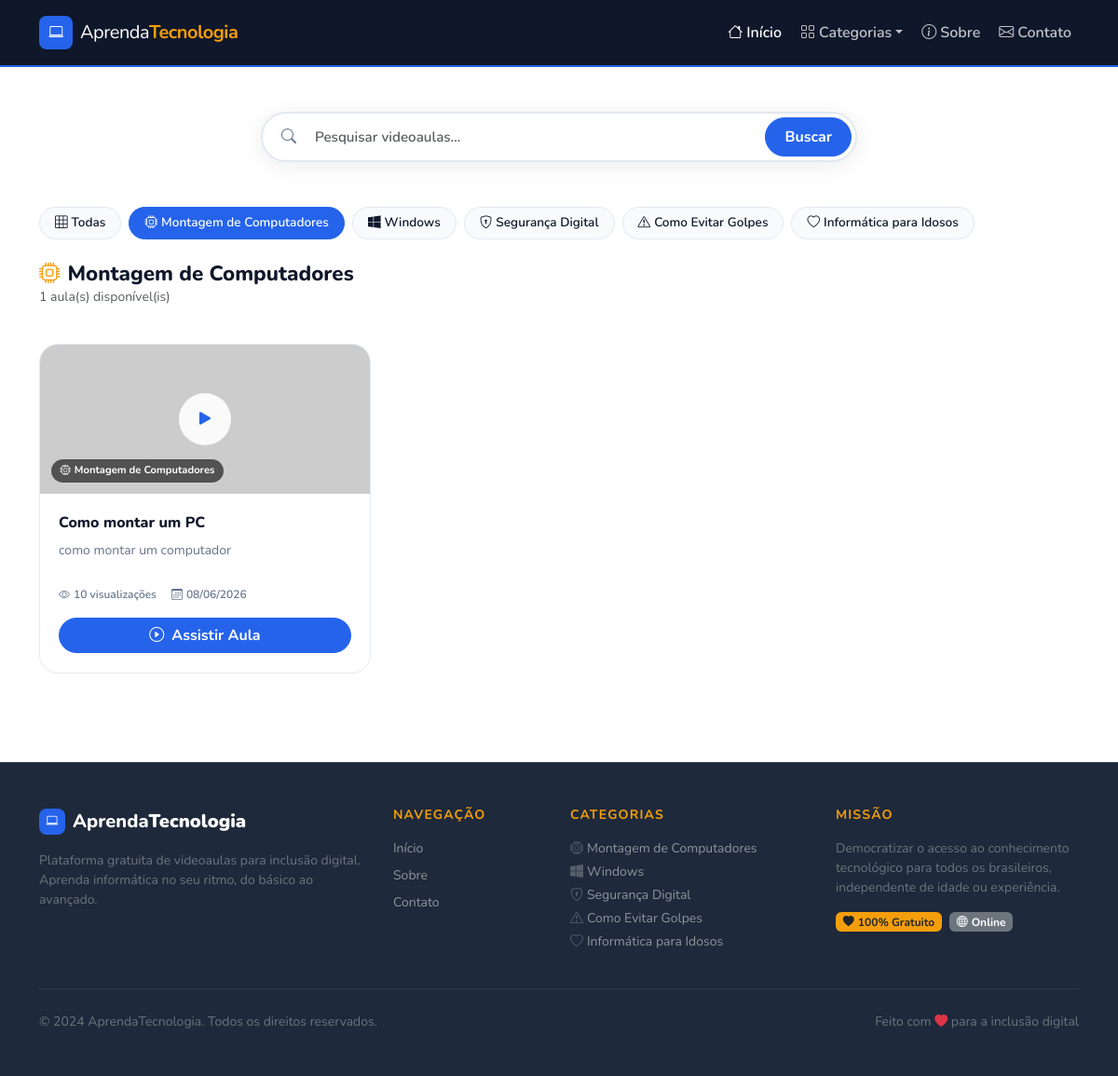
The page /?categoria=1 on the database its author committed.
### models.py (models this page shows, shortened)
class Categoria(db.Model):
    __tablename__ = 'categorias'
    id = db.Column(db.Integer, primary_key=True)
    nome = db.Column(db.String(100), unique=True, nullable=False)
    descricao = db.Column(db.Text)
    icone = db.Column(db.String(50), default='bi-play-circle')
    aulas = db.relationship('VideoAula', backref='categoria', lazy=True)

class VideoAula(db.Model):
    __tablename__ = 'video_aulas'
    id = db.Column(db.Integer, primary_key=True)
    titulo = db.Column(db.String(200), nullable=False)
    descricao = db.Column(db.Text, nullable=False)
    youtube_url = db.Column(db.String(500), nullable=False)   # URL original salva
    categoria_id = db.Column(db.Integer, db.ForeignKey('categorias.id'), nullable=False)
    visualizacoes = db.Column(db.Integer, default=0)
    criado_em = db.Column(db.DateTime, default=datetime.utcnow)
    atualizado_em = db.Column(db.DateTime, default=datetime.utcnow, onupdate=datetime.utcnow)
    @property
    def youtube_id(self):
        patterns = [
            r'(?:v=)([a-zA-Z0-9_-]{11})',          # ?v=ID
            r'(?:youtu\.be/)([a-zA-Z0-9_-]{11})',   # youtu.be/ID
            r'(?:embed/)([a-zA-Z0-9_-]{11})',        # embed/ID
            r'(?:shorts/)([a-zA-Z0-9_-]{11})',       # shorts/ID
        ]
        for pattern in patterns:
            match = re.search(pattern, self.youtube_url)
            if match:
                return match.group(1)
        return None
    @property
    def thumbnail_url(self):
        vid_id = self.youtube_id
        if vid_id:
            return f'https://img.youtube.com/vi/{vid_id}/hqdefault.jpg'
        return None

### app.py (the view)
@app.route('/')
def index():
    search = request.args.get('q', '').strip()
    categoria_id = request.args.get('categoria', type=int)
    query = VideoAula.query
    if search:
        query = query.filter(VideoAula.titulo.ilike(f'%{search}%'))
    if categoria_id:
        query = query.filter_by(categoria_id=categoria_id)
    aulas = query.order_by(VideoAula.criado_em.desc()).all()
    categorias = Categoria.query.all()
    categoria_selecionada = Categoria.query.get(categoria_id) if categoria_id else None
    return render_template('index.html', aulas=aulas, categorias=categorias,
                           search=search, categoria_selecionada=categoria_selecionada)

### app.py (called while the page is built)
@app.context_processor
def inject_nav_categories():
    return dict(categorias_nav=Categoria.query.all())

### templates/index.html (shortened to what this page needs)
{% extends 'base.html' %}
{% block content %}
<section class="py-5" id="aulas">
  <div class="container">
    <div class="search-bar-wrapper mb-5">
      <form method="GET" action="{{ url_for('index') }}">
        <div class="search-input-group">
          <i class="bi bi-search search-icon"></i>
          <input type="text" name="q" class="form-control search-input" placeholder="Pesquisar videoaulas..." value="{{ search }}">
          <button type="submit" class="btn btn-primary search-btn">Buscar</button>
        </div>
      </form>
    </div>
    <div class="category-pills mb-4">
      <a href="{{ url_for('index') }}" class="cat-pill {% if not categoria_selecionada and not search %}active{% endif %}">
        <i class="bi bi-grid-3x3 me-1"></i>Todas
      </a>
      {% for cat in categorias %}
      <a href="{{ url_for('index', categoria=cat.id) }}" class="cat-pill {% if categoria_selecionada and categoria_selecionada.id == cat.id %}active{% endif %}">
        <i class="bi {{ cat.icone }} me-1"></i>{{ cat.nome }}
      </a>
      {% endfor %}
    </div>
    <div class="d-flex justify-content-between align-items-center mb-4">
      <div>
        {% if search %}
          <h3 class="section-title-sm">Resultados para "<em>{{ search }}</em>"</h3>
          <p class="text-muted small">{{ aulas|length }} aula(s) encontrada(s)</p>
        {% elif categoria_selecionada %}
          <h3 class="section-title-sm"><i class="bi {{ categoria_selecionada.icone }} me-2 text-accent"></i>{{ categoria_selecionada.nome }}</h3>
          <p class="text-muted small">{{ aulas|length }} aula(s) disponível(is)</p>
        {% else %}
          <h3 class="section-title-sm">Todas as Aulas</h3>
          <p class="text-muted small">{{ aulas|length }} aula(s) disponível(is)</p>
        {% endif %}
      </div>
    </div>
    {% if aulas %}
    <div class="row g-4">
      {% for aula in aulas %}
      <div class="col-sm-6 col-lg-4">
        <div class="aula-card">
          <div class="aula-thumb" {% if aula.thumbnail_url %}style="background-image:url('{{ aula.thumbnail_url }}'); background-size:cover; background-position:center;"{% endif %}>
            <div class="thumb-overlay">
              <div class="play-btn"><i class="bi bi-play-fill"></i></div>
            </div>
            <div class="thumb-category"><i class="bi {{ aula.categoria.icone }} me-1"></i>{{ aula.categoria.nome }}</div>
          </div>
          <div class="aula-body">
            <h5 class="aula-title">{{ aula.titulo }}</h5>
            <p class="aula-desc">{{ aula.descricao[:110] }}{% if aula.descricao|length > 110 %}...{% endif %}</p>
            <div class="aula-meta">
              <span class="meta-item"><i class="bi bi-eye me-1"></i>{{ aula.visualizacoes }} visualizações</span>
              <span class="meta-item"><i class="bi bi-calendar3 me-1"></i>{{ aula.criado_em.strftime('%d/%m/%Y') }}</span>
            </div>
            <a href="{{ url_for('aula', id=aula.id) }}" class="btn btn-primary w-100 mt-3 rounded-pill">
              <i class="bi bi-play-circle me-2"></i>Assistir Aula
            </a>
          </div>
        </div>
      </div>
      {% endfor %}
    </div>
    {% endif %}
  </div>
</section>
{% endblock %}

### templates/base.html (shortened to what this page needs)
<!DOCTYPE html>
<html lang="pt-BR">
<head>
  <link href="https://cdn.jsdelivr.net/npm/bootstrap@5.3.2/dist/css/bootstrap.min.css" rel="stylesheet"/>
  <link href="https://cdn.jsdelivr.net/npm/bootstrap-icons@1.11.3/font/bootstrap-icons.min.css" rel="stylesheet"/>
  <link href="{{ url_for('static', filename='css/style.css') }}" rel="stylesheet"/>
</head>
<body>
<nav class="navbar navbar-expand-lg navbar-dark sticky-top" id="mainNav">
  <div class="container">
    <a class="navbar-brand d-flex align-items-center gap-2" href="{{ url_for('index') }}">
      <div class="brand-icon"><i class="bi bi-laptop"></i></div>
      <span>Aprenda<strong>Tecnologia</strong></span>
    </a>
    <div class="collapse navbar-collapse" id="navbarNav">
      <ul class="navbar-nav ms-auto align-items-lg-center gap-1">
        <li class="nav-item"><a class="nav-link {% if request.endpoint=='index' %}active{% endif %}" href="{{ url_for('index') }}"><i class="bi bi-house me-1"></i>Início</a></li>
        <li class="nav-item dropdown">
          <a class="nav-link dropdown-toggle" href="#" data-bs-toggle="dropdown"><i class="bi bi-grid me-1"></i>Categorias</a>
            {% set cats = namespace(items=[]) %}
        </li>
        <li class="nav-item"><a class="nav-link {% if request.endpoint=='sobre' %}active{% endif %}" href="{{ url_for('sobre') }}"><i class="bi bi-info-circle me-1"></i>Sobre</a></li>
        <li class="nav-item"><a class="nav-link {% if request.endpoint=='contato' %}active{% endif %}" href="{{ url_for('contato') }}"><i class="bi bi-envelope me-1"></i>Contato</a></li>
      </ul>
    </div>
  </div>
</nav>
{% block content %}{% endblock %}
<footer class="site-footer mt-5">
  <div class="container">
    <div class="row g-4">
      <div class="col-lg-4">
        <div class="d-flex align-items-center gap-2 mb-3">
          <div class="brand-icon brand-icon-sm"><i class="bi bi-laptop"></i></div>
          <span class="fw-800 fs-5 text-white">Aprenda<strong>Tecnologia</strong></span>
        </div>
        <p class="text-secondary small">Plataforma gratuita de videoaulas para inclusão digital. Aprenda informática no seu ritmo, do básico ao avançado.</p>
      </div>
      <div class="col-lg-2 col-6">
        <h6 class="text-uppercase fw-700 text-accent mb-3 small tracking-wide">Navegação</h6>
        <ul class="list-unstyled small">
          <li class="mb-2"><a href="{{ url_for('index') }}" class="footer-link">Início</a></li>
          <li class="mb-2"><a href="{{ url_for('sobre') }}" class="footer-link">Sobre</a></li>
          <li class="mb-2"><a href="{{ url_for('contato') }}" class="footer-link">Contato</a></li>
        </ul>
      </div>
      <div class="col-lg-3 col-6">
        <h6 class="text-uppercase fw-700 text-accent mb-3 small tracking-wide">Categorias</h6>
        <ul class="list-unstyled small">
          {% for cat in categorias_nav %}
          <li class="mb-1"><a href="{{ url_for('categoria', id=cat.id) }}" class="footer-link"><i class="bi {{ cat.icone }} me-1 opacity-50"></i>{{ cat.nome }}</a></li>
          {% endfor %}
        </ul>
      </div>
      <div class="col-lg-3">
        <h6 class="text-uppercase fw-700 text-accent mb-3 small tracking-wide">Missão</h6>
        <p class="text-secondary small">Democratizar o acesso ao conhecimento tecnológico para todos os brasileiros, independente de idade ou experiência.</p>
        <div class="d-flex gap-2 mt-3">
          <span class="badge bg-accent text-dark"><i class="bi bi-heart-fill me-1"></i>100% Gratuito</span>
          <span class="badge bg-secondary"><i class="bi bi-globe me-1"></i>Online</span>
        </div>
      </div>
    </div>
    <hr class="border-secondary my-4"/>
    <div class="d-flex flex-wrap justify-content-between align-items-center gap-2">
      <p class="text-secondary small mb-0">© 2024 AprendaTecnologia. Todos os direitos reservados.</p>
      <p class="text-secondary small mb-0">Feito com <i class="bi bi-heart-fill text-danger"></i> para a inclusão digital</p>
    </div>
  </div>
</footer>
</body>
</html>

### static/css/style.css (style rules this page uses)
:root { --primary: #2563eb; --primary-dark: #1d4ed8; --accent: #f59e0b; --accent-dark: #d97706; --dark: #0f172a; --dark-2: #1e293b; --dark-3: #334155; --text-muted: #64748b; --bg-light: #f8fafc; --border: #e2e8f0; --radius: 12px; --radius-lg: 20px; --shadow: 0 4px 24px rgba(15,23,42,.08); --shadow-lg: 0 8px 40px rgba(15,23,42,.15); --font: 'Nunito', sans-serif; }
* { box-sizing: border-box; }
body { font-family: var(--font); color: var(--dark); background: #fff; }
.fw-700 { font-weight: 700 !important; }
.fw-800 { font-weight: 800 !important; }
.tracking-wide { letter-spacing: .08em; }
.text-accent { color: var(--accent) !important; }
#mainNav { background: var(--dark); border-bottom: 2px solid var(--primary); padding: .75rem 0; }
#mainNav .navbar-brand { font-size: 1.25rem; color: #fff !important; letter-spacing: -.5px; }
#mainNav .navbar-brand strong { color: var(--accent); }
.brand-icon { width: 36px; height: 36px; background: var(--primary); border-radius: 8px; display: flex; align-items: center; justify-content: center; font-size: 1rem; color: #fff; }
.brand-icon-sm { width: 28px; height: 28px; font-size: .8rem; }
#mainNav .nav-link { color: rgba(255,255,255,.75) !important; font-weight: 600; transition: color .2s; }
#mainNav .nav-link:hover, #mainNav .nav-link.active { color: #fff !important; }
.section-title-sm { font-size: 1.4rem; font-weight: 800; margin: 0; }
.search-bar-wrapper { max-width: 640px; margin: 0 auto; }
.search-input-group { display: flex; align-items: center; background: #fff; border: 2px solid var(--border); border-radius: 50px; overflow: hidden; padding: .25rem .25rem .25rem 1.25rem; box-shadow: var(--shadow); transition: border-color .2s; }
.search-icon { color: var(--text-muted); margin-right: .5rem; flex-shrink: 0; }
.search-input { border: none; outline: none; flex: 1; font-family: var(--font); font-weight: 600; font-size: .95rem; background: transparent; }
.search-btn { border-radius: 50px; padding: .5rem 1.25rem; font-weight: 700; flex-shrink: 0; }
.category-pills { display: flex; flex-wrap: wrap; gap: .5rem; }
.cat-pill { display: inline-flex; align-items: center; padding: .4rem 1rem; border-radius: 50px; background: var(--bg-light); border: 1.5px solid var(--border); color: var(--dark); font-weight: 600; font-size: .85rem; text-decoration: none; transition: all .2s; }
.cat-pill:hover, .cat-pill.active { background: var(--primary); border-color: var(--primary); color: #fff; }
.aula-card { background: #fff; border: 1.5px solid var(--border); border-radius: var(--radius-lg); overflow: hidden; transition: all .25s; height: 100%; display: flex; flex-direction: column; }
.aula-thumb { height: 160px; background: linear-gradient(135deg, var(--primary) 0%, #7c3aed 100%); position: relative; display: flex; align-items: center; justify-content: center; }
.thumb-overlay { position: absolute; inset: 0; display: flex; align-items: center; justify-content: center; background: rgba(0,0,0,.2); }
.play-btn { width: 56px; height: 56px; background: rgba(255,255,255,.9); border-radius: 50%; display: flex; align-items: center; justify-content: center; font-size: 1.5rem; color: var(--primary); transition: transform .2s; }
.thumb-category { position: absolute; bottom: .75rem; left: .75rem; background: rgba(0,0,0,.6); color: #fff; font-size: .7rem; font-weight: 700; padding: .25rem .6rem; border-radius: 50px; backdrop-filter: blur(4px); }
.aula-body { padding: 1.25rem; flex: 1; display: flex; flex-direction: column; }
.aula-title { font-weight: 800; font-size: 1rem; line-height: 1.4; margin-bottom: .5rem; }
.aula-desc { color: var(--text-muted); font-size: .875rem; line-height: 1.5; flex: 1; }
.aula-meta { display: flex; gap: 1rem; flex-wrap: wrap; margin-top: .75rem; }
.meta-item { font-size: .75rem; color: var(--text-muted); font-weight: 600; }
.bg-accent { background-color: var(--accent) !important; }
.site-footer { background: var(--dark-2); padding: 3rem 0; border-top: 1px solid var(--dark-3); }
.footer-link { color: rgba(255,255,255,.5); text-decoration: none; font-size: .875rem; transition: color .2s; }
.btn-primary { background: var(--primary); border-color: var(--primary); font-weight: 700; }
.aula-card, .category-card { animation: fadeUp .4s ease both; }

### rows shown on the page
Categoria: nome "Montagem de Computadores"
Categoria: nome "Windows"
Categoria: nome "Segurança Digital"
Categoria: nome "Como Evitar Golpes"
Categoria: nome "Informática para Idosos"
VideoAula: categoria.nome "Montagem de Computadores", titulo "Como montar um PC", descricao "como montar um computador", visualizacoes "10", criado_em "08/06/2026"

### other values the page prints
{{ aulas|length }} "1"
